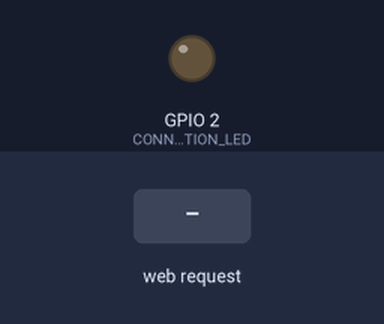
This sketch was run on a simulated ESP8266 (NodeMCU). Parts: output pins drawn as LEDs (lit = HIGH). Dashed ring = blinking. The test bench sets the inputs (shaded band). What the sketch prints to the serial monitor is not drawn.

Above: at 0.1 s.
At 0.87 s:
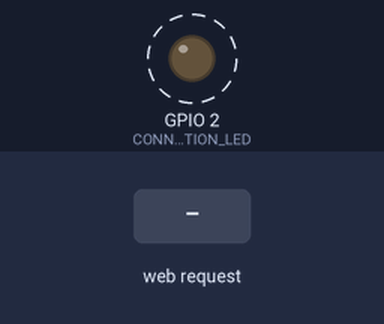
1.3 s: HTTP request GET /config?mode=1 received
Timing chart, 0 to 12.5 s (numbered marks = the images above; inputs shaded):
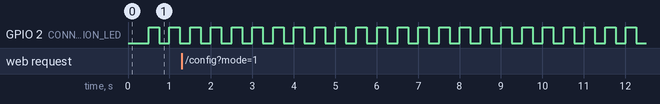

The sketch:

web_page_with_mDNS.ino
```cpp
#include <ESP8266WiFi.h>
#include <WiFiClient.h>
#include <ESP8266WebServer.h>

const char* ssid = "Drone-WiFi";
const char* password = "12345678";

const int CONNECTION_LED = LED_BUILTIN; // Onboard LED (GPIO2, active LOW)

unsigned long previousMillis = 0;
const long interval = 250; // Blink interval (ms)
bool ledState = LOW;

// Global variables to store mode and motor duty cycles
String mode = "none";
int motor1 = 0, motor2 = 0, motor3 = 0, motor4 = 0;

// Web server running on port 80
ESP8266WebServer server(80);

void handleConfig() {
  // If form data is received, update variables
  if (server.hasArg("mode")) {
    mode = server.arg("mode");
  }
  if (server.hasArg("motor1")) motor1 = server.arg("motor1").toInt();
  if (server.hasArg("motor2")) motor2 = server.arg("motor2").toInt();
  if (server.hasArg("motor3")) motor3 = server.arg("motor3").toInt();
  if (server.hasArg("motor4")) motor4 = server.arg("motor4").toInt();

  // Build HTML page
  String html = "<!DOCTYPE html><html><head><title>ESP Config</title>";
  html += "<style>body{font-family:Arial;margin:20px;} .slider{width:300px;} </style>";
  html += "</head><body>";
  html += "<h1>Drone Configuration</h1>";

  // Show current mode
  html += "<p><b>Current Mode:</b> " + mode + "</p>";

  // Config form
  html += "<form action='/config' method='GET'>";

  // Checkbox for manual mode
  html += "<p><input type='checkbox' name='mode' value='manual_motor_pwm_control'";
  if (mode == "manual_motor_pwm_control") html += " checked";
  html += "> Enable Manual Motor PWM Control</p>";

  // Sliders (0–100)
  html += "<h3>Motor Duty Cycles (0–100)</h3>";
  html += "Motor 1: <input class='slider' type='range' name='motor1' min='0' max='100' value='" + String(motor1) + "' oninput='m1out.value=this.value'> <output id='m1out'>" + String(motor1) + "</output>%<br>";
  html += "Motor 2: <input class='slider' type='range' name='motor2' min='0' max='100' value='" + String(motor2) + "' oninput='m2out.value=this.value'> <output id='m2out'>" + String(motor2) + "</output>%<br>";
  html += "Motor 3: <input class='slider' type='range' name='motor3' min='0' max='100' value='" + String(motor3) + "' oninput='m3out.value=this.value'> <output id='m3out'>" + String(motor3) + "</output>%<br>";
  html += "Motor 4: <input class='slider' type='range' name='motor4' min='0' max='100' value='" + String(motor4) + "' oninput='m4out.value=this.value'> <output id='m4out'>" + String(motor4) + "</output>%<br>";

  // Submit button
  html += "<br><input type='submit' value='Save Settings'>";
  html += "</form>";

  html += "</body></html>";

  server.send(200, "text/html", html);
}


void setup() {
  Serial.begin(115200);
  pinMode(CONNECTION_LED, OUTPUT);

  // Start an access point
  WiFi.mode(WIFI_AP);
  WiFi.softAP(ssid, password);

  Serial.println("Access Point Started");
  Serial.print("AP IP address: ");
  Serial.println(WiFi.softAPIP());

  // Setup web routes
  server.on("/config", handleConfig);
  server.begin();
  Serial.println("Web server started");
}

void loop() {

  static int lastClients = 0;
  int clients = WiFi.softAPgetStationNum();

  // Serially print when a device connects or disconnects
  if (clients != lastClients) {
    // Only run when client count changes
    lastClients = clients;

    if (clients > 0) {
      digitalWrite(CONNECTION_LED, LOW);  // solid ON
      Serial.println("Device Connected");
    } else {
      Serial.println("No device connected...");
      Serial.print("Access Point IP Address: ");
      Serial.println(WiFi.softAPIP());
    }
  }

  // Blink LED only if no clients
  if (clients == 0) {
    unsigned long currentMillis = millis();
    if (currentMillis - previousMillis >= interval) {
      previousMillis = currentMillis;
      ledState = !ledState;
      digitalWrite(CONNECTION_LED, ledState ? LOW : HIGH);
    }
  }

  // Handle incoming HTTP requests
  server.handleClient();
  //delay(500); // Slow down serial output

  // Print current settings every 2 seconds
  static unsigned long lastPrint = 0;
  if (millis() - lastPrint > 5000) {
    lastPrint = millis();

    Serial.println("========== Drone Config ==========");
    Serial.print("Mode: ");
    Serial.println(mode);

    Serial.print("Motor 1: ");
    Serial.print(motor1);
    Serial.println("%");

    Serial.print("Motor 2: ");
    Serial.print(motor2);
    Serial.println("%");

    Serial.print("Motor 3: ");
    Serial.print(motor3);
    Serial.println("%");

    Serial.print("Motor 4: ");
    Serial.print(motor4);
    Serial.println("%");

    Serial.println("=================================");
  }

}
```

Measured:
- by itself, GPIO 2 (CONNECTION_LED): alternates HIGH for 0.25 s and LOW for 0.25 s
